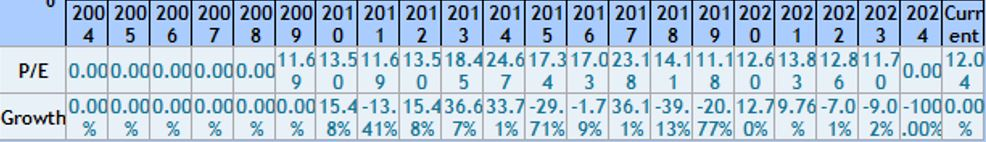
#> input picture images/abc.JPG, 986 x 142 px; its folder holds only this picture in this run
$ python extract_images_to_csv.py
#> lines starting #> are read from the running program, lines starting #| are printed output that depends on the picture
import cv2
import pytesseract
import pandas as pd
import os

# Path to folder containing images
image_folder = "images"  # Change this to your folder path
output_folder = "csv_output"

# Ensure output folder exists
os.makedirs(output_folder, exist_ok=True)

# Path to Tesseract OCR (Update this if installed in a different location)
pytesseract.pytesseract.tesseract_cmd = r"C:\Program Files\Tesseract-OCR\tesseract.exe"

# Function to process an image and save extracted text as CSV
def process_image(image_path):
    # Load image
#> called with image_path = 'images/abc.JPG'
    image = cv2.imread(image_path)
#> image is the input picture: shape (142, 986, 3); mean B, G, R 221.4, 202.5, 181.9

    # Convert to grayscale for better OCR results
    gray = cv2.cvtColor(image, cv2.COLOR_BGR2GRAY)
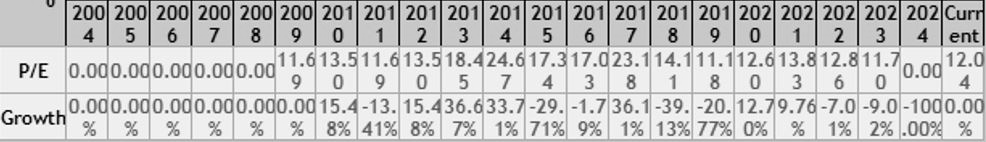
#> gray: shape (142, 986); min 0, max 255, mean 198.5

    # Apply thresholding (optional, improves accuracy)
    gray = cv2.threshold(gray, 0, 255, cv2.THRESH_BINARY | cv2.THRESH_OTSU)[1]
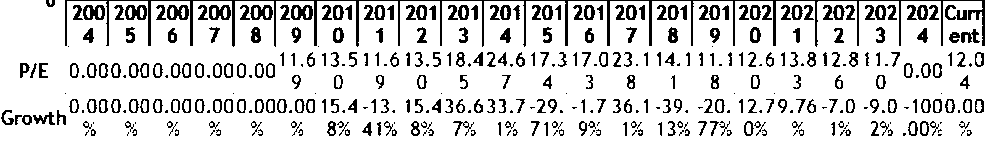
#> gray: shape (142, 986); 83.9% white; black in thin lines or dots

    # Extract text
    text = pytesseract.image_to_string(gray)

    # Convert text into a structured format (modify as needed)
    lines = text.strip().split("\n")
    data = [line.split() for line in lines]

    # Convert to DataFrame
    df = pd.DataFrame(data)

    # Get image name without extension
    image_name = os.path.splitext(os.path.basename(image_path))[0]

    # Save CSV with the same name as the image
    csv_path = os.path.join(output_folder, f"{image_name}.csv")
    df.to_csv(csv_path, index=False, header=False)

    print(f"Saved: {csv_path}")

# Process all images in the folder
for filename in os.listdir(image_folder):
    if filename.lower().endswith((".png", ".jpg", ".jpeg")):
        process_image(os.path.join(image_folder, filename))
#> (the call stopped at in process_image, `text = pytesseract.image_to_string(gray)`: pytesseract is not available in this run)

print("All images processed successfully!")

$ run again, on images/xyz.JPG
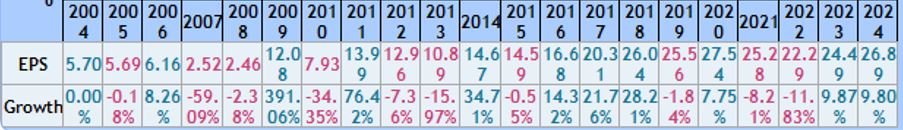
#> input picture images/xyz.JPG, 903 x 130 px
#> in process_image, image is the input picture: shape (130, 903, 3); mean B, G, R 222.3, 201.9, 189.1
#> in process_image, `gray = cv2.cvtColor(image, cv2.COLOR_BGR2GRAY)`:
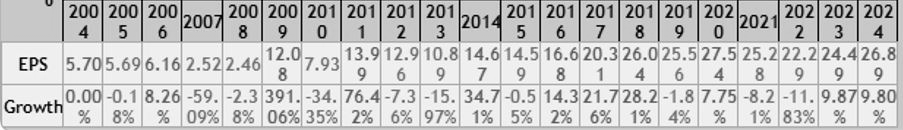
#> gray: shape (130, 903); min 0, max 255, mean 200.4
#> in process_image, `gray = cv2.threshold(gray, 0, 255, cv2.THRESH_BINARY | cv2.THRESH_OTSU..`:
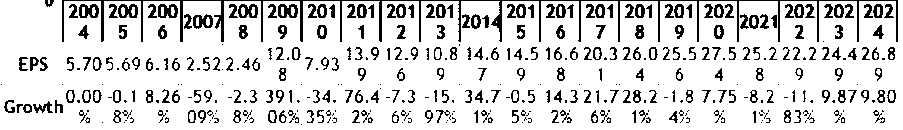
#> gray: shape (130, 903); 85% white; black in thin lines or dots
